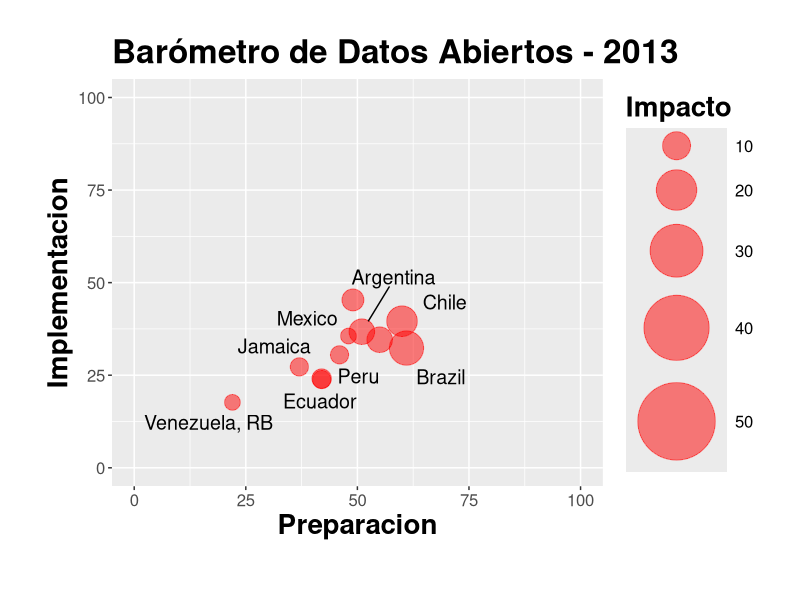
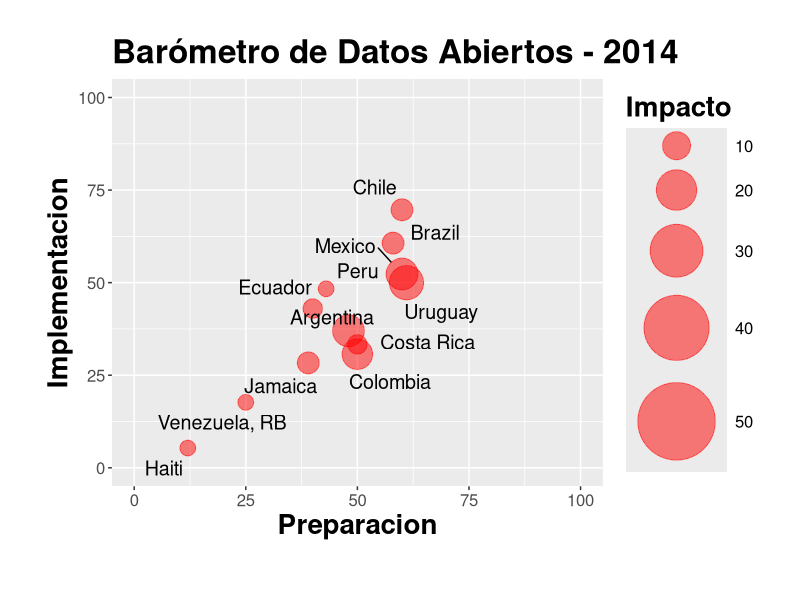
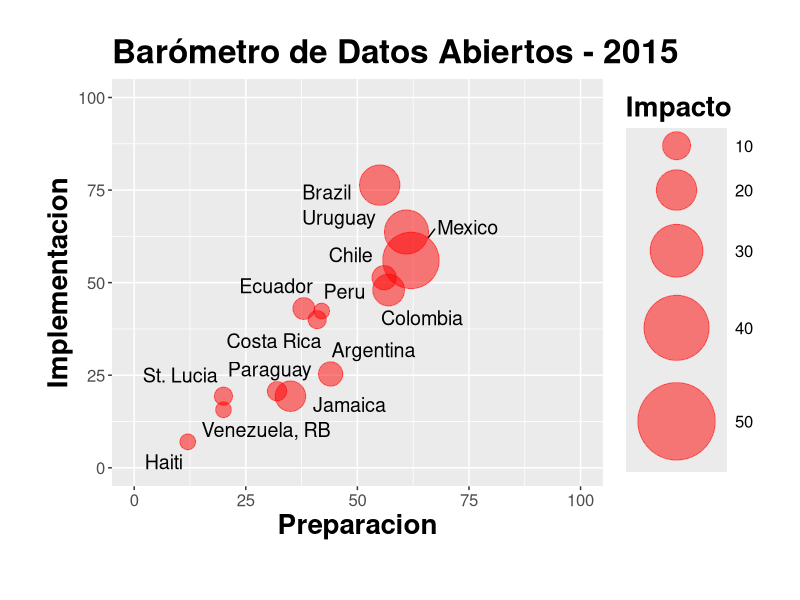
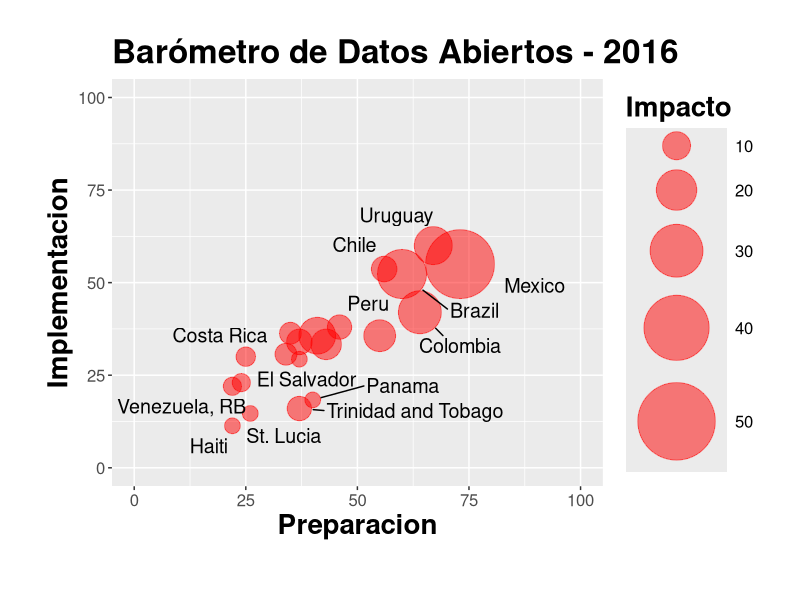
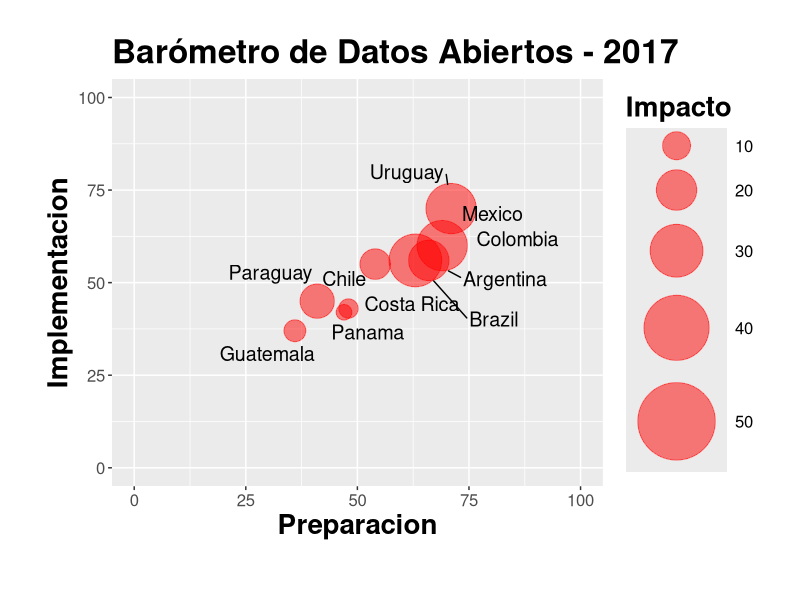
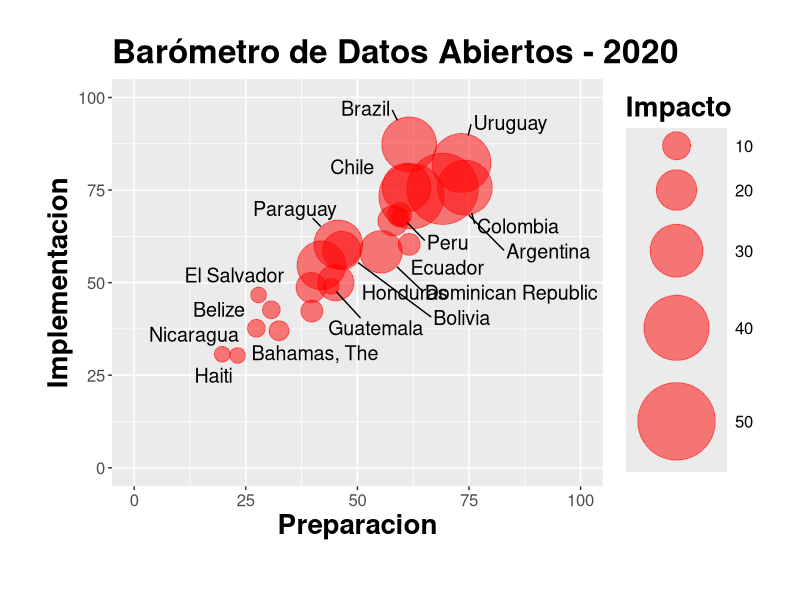
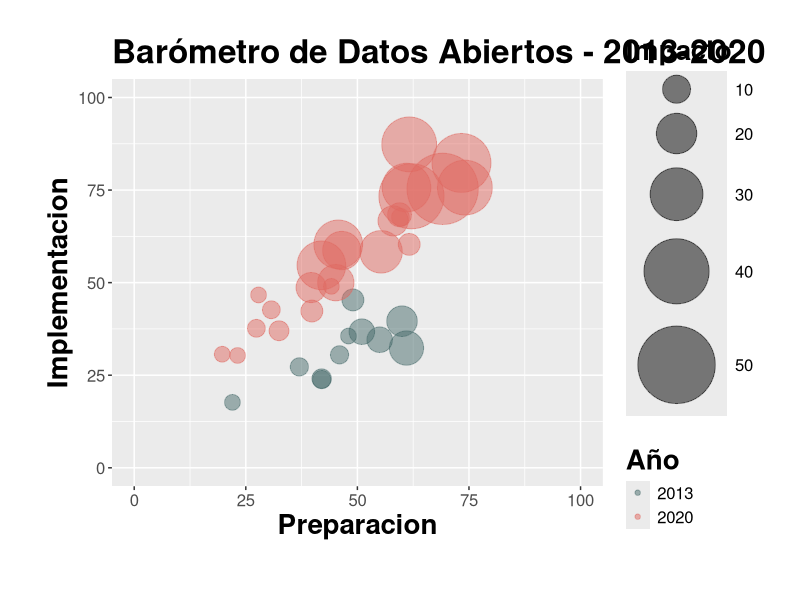

The R source for these figures, in order:
if (require("ggrepel")!=TRUE){
  install.packages("ggrepel")
}
if (require("reshape2")!=TRUE){
  install.packages("reshape2")
}
library(ggrepel)
library(reshape2)

my_pal <- function(range = c(1, 6)) {
  force(range)
  function(x) scales::rescale(x, to = range, from = c(0, 1))
}

hist_odb <- read.csv("hist_odb.csv",stringsAsFactors = FALSE)
annos <- unique(hist_odb$Year)
page2 <- hist_odb[!is.na(hist_odb$ISO2)==TRUE & hist_odb$region=="Latin America & Caribbean ",]
plotlist = list()
for (i in 1:length(annos)) {
titulo <- paste0("Barómetro de Datos Abiertos - ",annos[i])
g <- ggplot(data=page2[page2$Year == annos[i],],
       aes(x=Readiness.Scaled,
           y=Implementation.Scaled, label = name)) +
  geom_point(alpha=0.5,color='red',aes(size=Impact.Scaled))+
  continuous_scale(aesthetics=c("size","point.size"),scale_name = "size",
                   palette = my_pal(c(5,30)),limits=c(0,60),
                   breaks=c(10,20,30,40,50),
                   guide = guide_legend(override.aes = list(label = ""))) +
  geom_text_repel(aes(point.size = Impact.Scaled),size = 5)+
  xlim(0,100) + ylim(0,100) +
  labs(title = titulo,
       y = "Implementacion",x="Preparacion",size="Impacto",point.size = "Impacto") +
  theme(plot.title = element_text(size=24,face="bold"),
    axis.text=element_text(size=12),
    axis.title=element_text(size=20,face="bold"),
    legend.text=element_text(size=12),
    legend.title=element_text(size=20,face="bold"),
    plot.margin=unit(c(1,1,1.5,1.2),"cm"))
plotlist[[i]] <- g
}

for (i in 1:length(annos)) {
  nombre <- paste0("LACODB",annos[i],".png")
  png(nombre,width=1200,height=675)
  print(plotlist[[i]])
  dev.off()
}


g <- ggplot(data=page2[page2$Year == 2013 | page2$Year == 2020,],
            aes(x=Readiness.Scaled,
                y=Implementation.Scaled,color=as.character(Year))) +
  geom_point(alpha=0.5,aes(size=Impact.Scaled))+
  continuous_scale(aesthetics=c("size","point.size"),scale_name = "size",
                   palette = my_pal(c(5,30)),limits=c(0,60),
                   breaks=c(10,20,30,40,50)) +
  xlim(0,100) + ylim(0,100) +
  labs(title = "Barómetro de Datos Abiertos - 2013-2020",
       y = "Implementacion",x="Preparacion",size="Impacto",point.size="Impacto",color="Año") +
  theme(plot.title = element_text(size=24,face="bold"),
        axis.text=element_text(size=12),
        axis.title=element_text(size=20,face="bold"),
        legend.text=element_text(size=12),
        legend.title=element_text(size=20,face="bold"),
        plot.margin=unit(c(1,1,1.5,1.2),"cm"))+
  scale_color_manual(values=c("#486c6d","#df6a62")) + 
  guides(color = guide_legend(order = 2), size = guide_legend(order = 1))

png("LACODB2013-2020.png",width=1200,height=675)
print(g)
dev.off()
